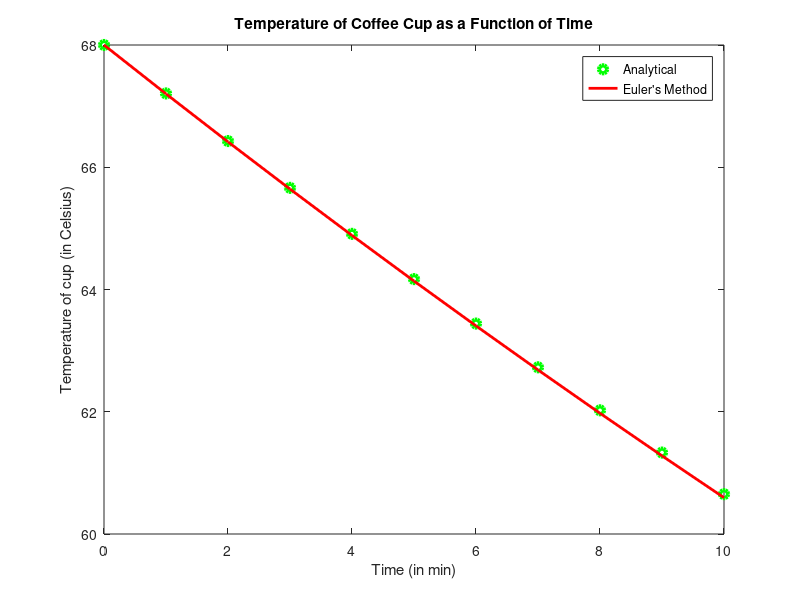

Source code (MATLAB):
clear all;  % clear all variables
clc;        % clear command window
close all;  % close open windows

% constants
k = 0.017;   % per min
T_a = 21;    % deg Celsius

n = 11;              % num of steps 
t = zeros(n,1);    
Texact = zeros(n,1);   % exact solution
T = zeros(n,1);        % numerical solution

% initial conditions
t(1) = 0;
T(1) = 68; 
Texact(1) = 68;

dt = 1;      % size of time step in min

for i = 2:n
    t(i) = t(i-1) + dt;
    Texact(i) = T_a + (T(1) - T_a)*exp(-k*t(i));
    T(i) = T(i-1) + k*dt*T_a - k*dt*T(i-1);
end

plot(t, Texact, 'og','LineWidth', 3);
title('Temperature of Coffee Cup as a Function of Time');
xlabel('Time (in min)');
ylabel('Temperature of cup (in Celsius)')
hold on;
plot(t, T, '-r', 'LineWidth', 2);
legend('Analytical',"Euler's Method");